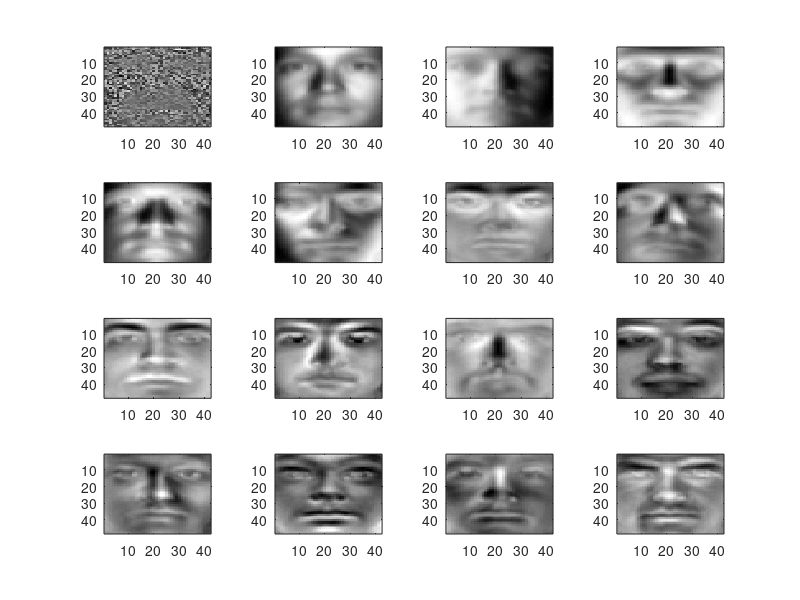

The MATLAB source for this figure:
clc;
%image(yalefaces(:,:,1))

load yalefaces
[h,w,n] = size(yalefaces);
d = h*w;
% vectorize images
x = reshape(yalefaces,[d n]);
x = double(x);
%subtract mean
x=bsxfun(@minus, x, mean(x,2));
% calculate covariance
s = cov(x');
% obtain eigenvalue & eigenvector
[V,D] = eig(s);
eigval = diag(D);
% sort eigenvalues in descending order
eigval = eigval(end:-1:1);
V = fliplr(V);
% show 0th through 15th principal eigenvectors
eig0 = reshape(mean(x,2), [h,w]);
figure,subplot(4,4,1)
imagesc(eig0)
colormap gray
for i = 1:15
subplot(4,4,i+1)
imagesc(reshape(V(:,i),h,w))
end


eigsum = sum(eigval);
csum = 0;
for i = 1:d
csum = csum + eigval(i);
tv = csum/eigsum;
if tv > 0.95
k95 = i;
break
end ;
end;


% 
% 
% image(faces(:,1))
% 
% C = confusionmat(group,grouphat);
% 
% X=[randn(200,2);randn(200,2)+6,;[randn(200,1)+12,randn(200,1)]]; T=[ones(200,1);ones(200,1).*2;ones(200,1).*3]; 
%  idx=kmeans(X,3,'emptyaction','singleton','Replicates',5); 
%   [Acc,rand_index,match]=AccMeasure(T,idx)
%   

